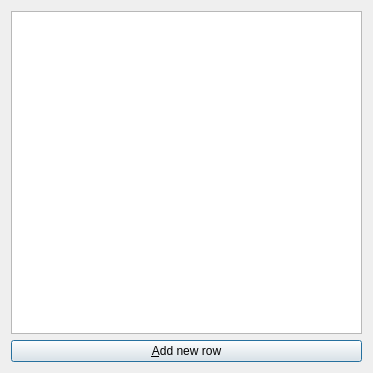
<?xml version="1.0" encoding="UTF-8"?>
<ui version="4.0">
 <class>QtDialog</class>
 <widget class="QDialog" name="QtDialog">
  <property name="geometry">
   <rect>
    <x>0</x>
    <y>0</y>
    <width>373</width>
    <height>373</height>
   </rect>
  </property>
  <property name="windowTitle">
   <string>CppQTableViewExample8</string>
  </property>
  <layout class="QVBoxLayout" name="verticalLayout">
   <item>
    <widget class="QTableView" name="table"/>
   </item>
   <item>
    <widget class="QPushButton" name="button">
     <property name="text">
      <string>&amp;Add new row</string>
     </property>
    </widget>
   </item>
  </layout>
 </widget>
 <layoutdefault spacing="6" margin="11"/>
 <resources/>
 <connections/>
</ui>
